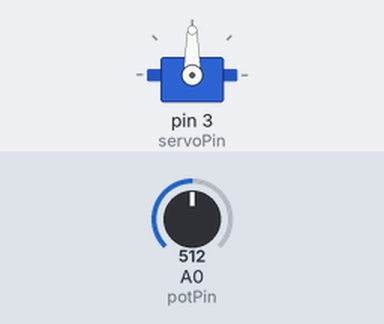
Bench run of a sketch on a simulated Arduino Uno, built with avr-gcc and run on an emulated ATmega328P. On the bench: servo. The inputs (shaded band) are chosen by the test bench; at power-on: A0 (potPin) = 512. What the sketch prints to the serial monitor is not drawn.

Above: at 1.2 s.
1.3 s: A0 (potPin) set to 716
At 2.4 s:
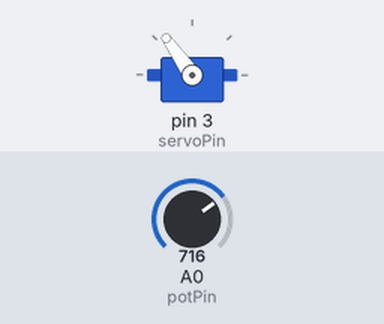
2.8 s: A0 (potPin) set to 900
At 3.5 s:
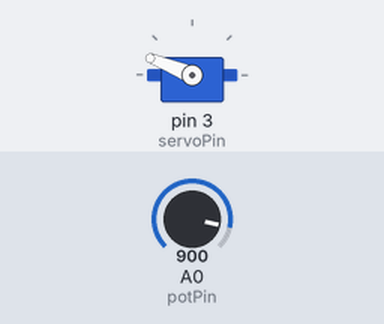
4.3 s: A0 (potPin) set to 1023
At 4.6 s:
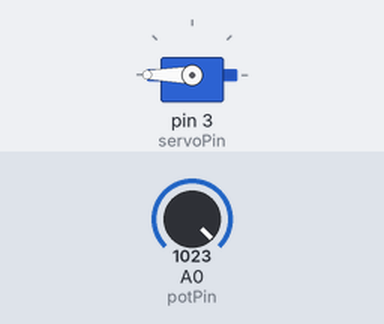
5.8 s: A0 (potPin) set to 306
At 7.0 s:
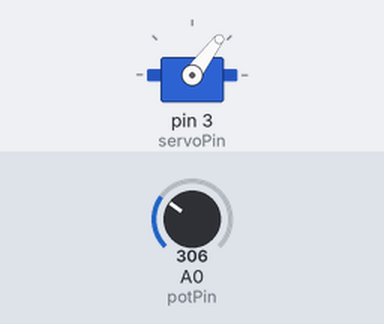
7.3 s: A0 (potPin) set to 122
At 8.1 s:
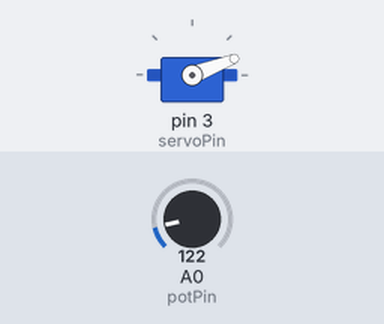
8.8 s: A0 (potPin) set to 0
At 9.3 s:
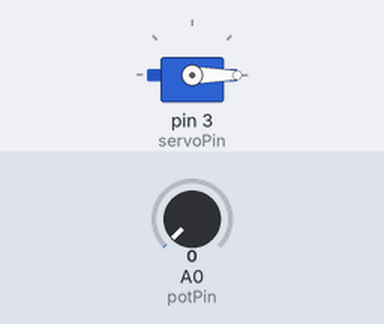
Timing chart, 0 to 11.3 s (numbered marks = the images above; inputs shaded):
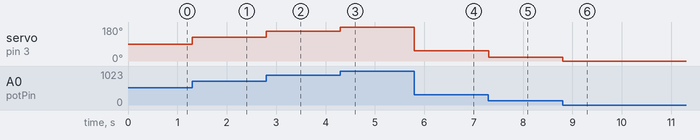

Measured:
- after the input at 1.3 s, servo on pin 3 (servoPin): 90° → 125° at once
- after the input at 2.8 s, servo on pin 3 (servoPin): 125° → 158° at once
- after the input at 4.3 s, servo on pin 3 (servoPin): 158° → 180° at once
- after the input at 5.8 s, servo on pin 3 (servoPin): 180° → 53° at once
- after the input at 7.3 s, servo on pin 3 (servoPin): 53° → 21° at once
- after the input at 8.8 s, servo on pin 3 (servoPin): 21° → 0° at once

The sketch:

servo_potentiometer.ino
```cpp
#include <Servo.h>

int servoPin = 3;
int potPin = 0;

Servo servo;

void setup() {
  servo.attach(servoPin);

  Serial.begin(9600);
}

void loop() {

int reading = analogRead(potPin);
Serial.write(reading);

int angle = map(reading, 0, 1023, 0, 180);

servo.write(angle);

}
```
